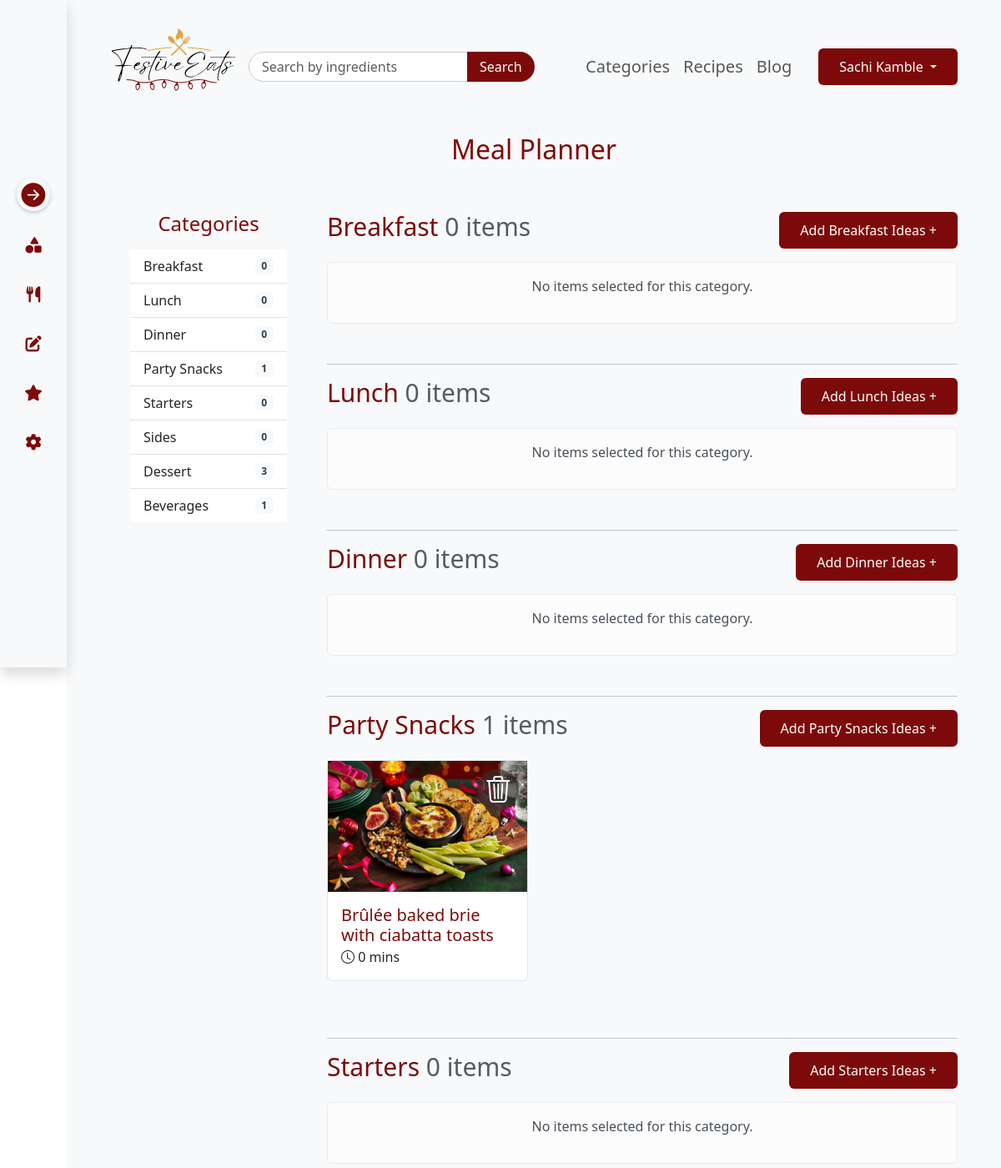
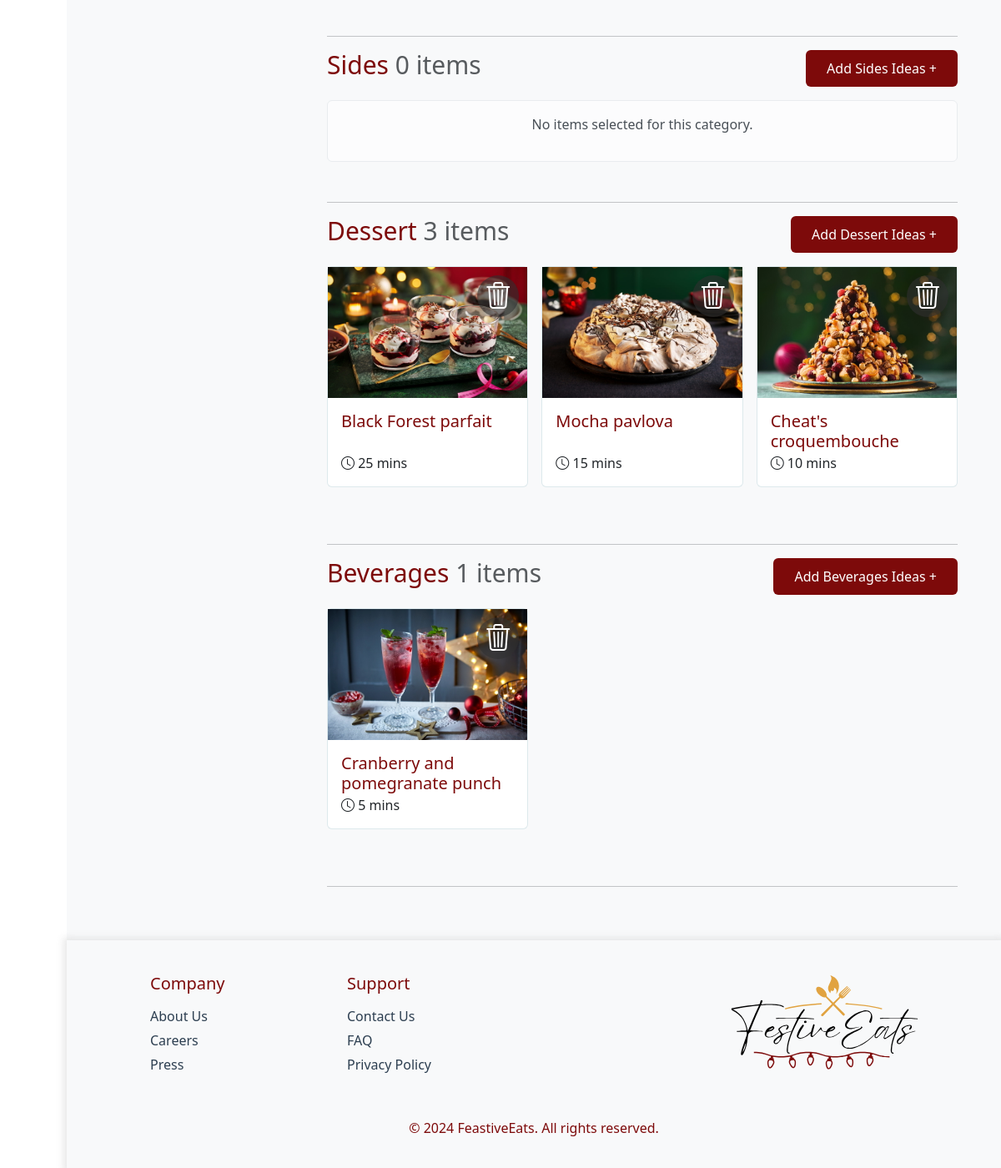
/meal_plan/ (signed in), run on the app's committed database (2 pictures, top to bottom).
### account/models.py (models this page shows, shortened)
class CustomUser(AbstractUser):
    email = models.EmailField(unique=True)  # Make email unique
    first_name = models.CharField(max_length=50)
    last_name = models.CharField(max_length=50)
    user_permissions=models.ManyToManyField('auth.Permission',related_name='account_user_permission_set',blank=True)
    groups = models.ManyToManyField('auth.Group',related_name='account_user_set',blank=True)
    USERNAME_FIELD = 'email' # Use email as the username field
    REQUIRED_FIELDS = ['username']
    class Meta:
        indexes = [
            models.Index(fields=['username']),
            models.Index(fields=['email']),
        ]

class Category(models.Model):
    name = models.CharField(max_length=50, choices=CATEGORY_CHOICES)
    tagline = models.CharField(max_length=255, blank=True, null=True, default="Fun Tagline")

class MealPlan(models.Model):
    user = models.ForeignKey(CustomUser, on_delete=models.CASCADE, related_name='meal_plans')
    recipe = models.ForeignKey(Recipe, on_delete=models.CASCADE, related_name='meal_plans')
    category = models.ForeignKey(Category, on_delete=models.CASCADE)
    added_at = models.DateTimeField(auto_now_add=True)

class Recipe(models.Model):
    user = models.ForeignKey(CustomUser, on_delete=models.CASCADE, related_name='recipes')
    name = models.CharField(max_length=255)
    description = models.TextField()
    category = models.ForeignKey(
        'Category',  # Reference the model name
        on_delete=models.CASCADE,  # Ensure cascading delete
       related_name='cat_recipes',  # Optional: Reverse lookup name
        null=True,  # Allow null if needed
        blank=True  # Allow empty value in forms
    )
    dietary_preference = models.CharField(max_length=50, choices=DIETARY_PREFERENCES)
    ingredients = models.TextField(help_text="Enter each ingredient on a new line.")
    cooking_instructions = models.TextField()
    serving_options = models.CharField(max_length=255, choices=SERVING_OPTIONS)
    preparation_time = models.PositiveIntegerField(help_text="Time in minutes")
    cooking_time = models.PositiveIntegerField(help_text="Time in minutes")
    additional_notes = models.TextField(blank=True, null=True)
    difficulty_level = models.CharField(max_length=10, choices=DIFFICULTY_LEVELS)
    image = models.ImageField(upload_to='recipe_images/', null=True, blank=True)
    created_at = models.DateTimeField(auto_now_add=True)
    updated_at = models.DateTimeField(auto_now=True)

### account/views.py (the view)
# urls.py: path('meal_plan/',views.meal_plan,name='meal_plan'),
@login_required
def meal_plan(request):
    categories = Category.objects.all()
    user_meal_plans = MealPlan.objects.filter(user=request.user).select_related('recipe', 'category')
    for category in categories:
        category.user_recipes = user_meal_plans.filter(category=category)
    context = {
        'categories': categories,
    }
    return render(request, 'meal_plan.html', context)

### templates/meal_plan.html (shortened to what this page needs)
{% extends "base_autheticated.html" %}
{% load static %}
{% block content %}
<div class="card_wrapper">
    <div class="row text-center">
        <h2 class="head_text">Meal Planner</h2>
    </div>
    <div class="row d-flex" style="margin: 0px 40px;">
        <aside class="col-md-3 bg-light py-4">
            <h4 class="text-center mb-3 mt-4" style="color: #2C3E50;">Categories</h4>
            <ul class="list-group list-group-flush mx-4">
                {% for category in categories %}
                <li class="list-group-item d-flex justify-content-between align-items-center">
                    {{ category.name }}
                    <span class="badge">{{ category.user_recipes.count }}</span>
                </li>
                {% endfor %}
            </ul>
        </aside>
        <main class="col-md-9 bg-light py-5">
            {% for category in categories %}
            <div class="category-section mb-5">
                <div class="d-flex justify-content-between align-items-center mb-3">
                    <h3 class="Category-Title">{{ category.name }}
                        <span class="text-muted">{{ category.user_recipes.count }} items</span>
                    </h3>
                    <a href="{% url 'recipe_list_by_id' category.id %}">
                        <button class="btn btn-primary">Add {{ category.name }} Ideas +</button>
                    </a>
                </div>
                {% if category.user_recipes.exists %}
                <div class="row row-cols-1 row-cols-md-2 row-cols-lg-3 row-cols-xxl-4 g-3">
                    {% for mealplan in category.user_recipes %}
                    <div class="col">
                        <div class="card recipe_card">
                            <div class="card_img_box">
                                <img class="img-fluid w-100"
                                     src="{{ mealplan.recipe.image.url|default:'images/default_recipe.png' }}">
                                <div class="img_icon">
                                    <a href="{% url 'remove_from_mealplan' mealplan.recipe.id %}"><i class="bi bi-trash3"></i></a>
                                </div>
                            </div>
                            <div class="card-body">
                            <div class="" style="height: 50px;">
                                <a href="{% url 'recipe_detail' mealplan.recipe.id %}" class="nav-link"><h5 class="card-title mb-4">{{ mealplan.recipe.name }}</h5></a>
                            </div>
                                <i class="bi bi-clock"></i>
                                <span class="card-text">{{ mealplan.recipe.preparation_time }} mins</span>
                            </div>
                        </div>
                    </div>
                    {% endfor %}
                </div>
                {% else %}
                <div class="alert alert-light text-center">
                    <p>No items selected for this category.</p>
                </div>
                {% endif %}
            </div>
            <hr>
            {% endfor %}
        </main>
    </div>
</div>
{% endblock content %}

### templates/base_autheticated.html (shortened to what this page needs)
{% load static %}
<!DOCTYPE html>
<html lang="en">
<head>
    <link href="https://cdn.jsdelivr.net/npm/bootstrap@5.3.3/dist/css/bootstrap.min.css" rel="stylesheet">
    <link rel="stylesheet" href="{% static 'css/style.css' %}">
    <link rel="stylesheet" href="https://cdn.jsdelivr.net/npm/bootstrap-icons@1.11.3/font/bootstrap-icons.min.css">
</head>
<body>
<div class="d-flex">
<nav class="sidebar shadow">
    <label for="sidebar-toggle" class="toggle-btn">
        <i class="bi bi-arrow-right-circle-fill"></i>
    </label>
    <ul class="list-unstyled">
        <li>
            <a href="{% url 'category' %}" class="sidebar-item">
                <i class="fa-solid fa-shapes"></i>
            </a>
        </li>
        <li>
            <a href="{% url 'meal_plan' %}" class="sidebar-item">
                <i class="fas fa-utensils"></i>
            </a>
        </li>
        <li>
            <a href="{% url 'add_recipe' %}" class="sidebar-item">
                <i class="fa-solid fa-pen-to-square"></i>
            </a>
        </li>
        <li>
            <a href="#" class="sidebar-item">
                <i class="fas fa-star"></i>
            </a>
        </li>
        <li>
            <a href="#" class="sidebar-item">
                <i class="fas fa-cog"></i>
            </a>
        </li>
    </ul>
</nav>
<div class="content-wrapper">
    <div class="nav-content" style="margin:20px 40px;">
        <nav class="navbar navbar-expand-lg bg-body-tertiary">
            <div class="container-fluid align-items-center">
                <a class="navbar-brand mb-3" href="{% url 'category' %}"><img src="{% static 'images/FestiveEats Logo.svg' %}" alt=""></a>
                <form class="d-flex ms-auto search-form" role="search" action="{% url 'recipe_list' %}" method="get">
                    <div class="input-group">
                        <input class="form-control search-input" id="button-addon2" type="search" placeholder="Search by ingredients" aria-label="Search" name="q">
                        <button class="btn btn-primary search-button" type="submit">Search</button>
                    </div>
                    </form>
                <div class="collapse navbar-collapse me-4" id="navbarTogglerDemo02">
                    <ul class="navbar-nav ms-auto mb-2 mb-lg-0" style="font-size:20px;">
                        <li class="nav-item">
                            <a class="nav-link" style="{% if request.resolver_match.url_name == 'category' %}color: #7D0A0A; {% endif %}" href="{% url 'category' %}">Categories</a>
                        </li>
                        <li class="nav-item">
                            <a class="nav-link" style="{% if request.resolver_match.url_name == 'recipe_list' %}color: #7D0A0A; {% endif %}" href="{% url 'recipe_list' %}" >Recipes</a>
                        </li>
                        <li class="nav-item">
                            <a class="nav-link" href="#">Blog</a>
                        </li>
                    </ul>
                </div>
                <div class="row d-flex">
                    <div class="col d-flex">
                        <div class="dropdown">
                            <button class="btn btn-primary dropdown-toggle" type="button" id="userDropdown" data-bs-toggle="dropdown" aria-expanded="false">
                                {{ user.first_name }} {{ user.last_name }}
                            </button>
                        </div>
                    </div>
                </div>
            </div>
        </nav>
    </div>
    {% block content %}
    {% endblock content %}
    <footer class="footer" >
        {% block footer %}
        <div class="container" style="padding: 20px 80px">
            <div class="row d-flex justify-content-start">
                <div class="col-md-4 col-lg-3">
                    <h5>Company</h5>
                    <ul class="list-unstyled">
                        <li>About Us</li>
                        <li>Careers</li>
                        <li>Press</li>
                    </ul>
                </div>
                <div class="col-lg-3">
                    <h5>Support</h5>
                    <ul class="list-unstyled">
                        <li>Contact Us</li>
                        <li>FAQ</li>
                        <li>Privacy Policy</li>
                    </ul>
                </div>
                <div class="ms-auto" style="width: 250px;">
                    <img src="{% static 'images/FestiveEats Logo.svg' %}" alt="FestiveEats Logo" class="img-fluid">
                </div>
            </div>
        </div>
        <p class="mt-3">&copy; 2024 FeastiveEats. All rights reserved.</p>
        {% endblock footer %}
    </footer>
</div>
</div>
</body>
</html>

### static/css/style.css (style rules this page uses)
.btn-primary { background-color: #7D0A0A; border: 0; padding: 10px 25px; display: inline-block; width: auto; }
.navbar-brand img { width: 150px; }
.search-form { display: flex; align-items: center; }
.search-input { border-radius: 20px; padding: 5px 15px; border: 1px solid #ccc; transition: border-color 0.3s; }
.search-button { margin-left: 10px; border-radius: 20px; padding: 5px 15px; background-color: #7D0A0A; color: white; border: none; transition: background-color 0.3s; }
.sidebar { width: 80px; min-height: 100vh; background-color: #F8F9FA; overflow: hidden; transition: width 0.3s ease-in-out; position: fixed; left: 0; display: flex; z-index: 1000; flex-direction: column; justify-content: center; }
.toggle-btn { display: flex; justify-content: center; align-items: center; margin: 0 auto; width: 40px; height: 40px; color: #7D0A0A; cursor: pointer; transform: translateY(-50%); z-index: 1100; font-size: 1.8rem; border-radius: 50%; box-shadow: 0 2px 5px rgba(0, 0, 0, 0.2); transition: right 0.3s ease-in-out; }
.sidebar ul { padding: 0; margin: 0; list-style: none; }
.sidebar-item { display: flex; text-decoration: none; color: #7D0A0A; padding: 10px 15px; transition: background 0.2s; justify-content: left; align-items: center; margin-bottom: 15px; margin-left: 5px; }
.sidebar-item i { font-size: 1.2rem; margin-right: 10px; min-width: 40px; text-align: center; }
.content-wrapper { display: flex; flex-direction: column; flex: 1; margin-left: 80px; transition: margin-left 0.3s ease-in-out; min-height: 100vh; background-color: #F8F9FA; }
.card-body { position: relative; }
.recipe_card { background-color: #fff; transition: transform 0.3s; margin-bottom: 20px; position: relative; border: 1px solid #005a7522; }
.img_icon { position: absolute; top: 10px; right: 10px; width: 50px; height: 50px; background-color: #31313196; border-radius: 50%; display: inline-block; text-align: center; }
.img_icon i { font-size: 2.0rem; color: #ffffff; cursor: pointer; display: inline-block; }
.footer { background-color: #F8F9FA; color: #7D0A0A; text-align: center; padding: 20px; margin-top: auto; box-shadow: 0px 1px 8px 4px #d0d0d07b; }
footer h5 { margin-bottom: 15px; text-align: start; color: #2C3E50; }
footer ul { padding: 0; list-style: none; text-align: start; color: #2C3E50; }
footer ul li { margin-bottom: 5px; text-align: start; color: #2C3E50; }
.Category-Title { color: #7D0A0A; font-size: 30px; }
.list-group-item .badge { color: #2C3E50; background-color: #F8F9FA; }
.list-group { background-color: #F8F9FA; }

### templates/base_autheticated.html (style rules this page uses)
h1, h2, h3, h4, h5, h6 { color: #7D0A0A !important; }

### data on the page
CustomUser: first_name "Sachi", last_name "Kamble"
Category: name "Breakfast", user_recipes.count "0", shows "No items selected for this category."
Category: name "Lunch", user_recipes.count "0", shows "No items selected for this category."
Category: name "Dinner", user_recipes.count "0", shows "No items selected for this category."
Category: name "Party Snacks", user_recipes.count "1"
Category: name "Starters", user_recipes.count "0", shows "No items selected for this category."
Category: name "Sides", user_recipes.count "0", shows "No items selected for this category."
Category: name "Dessert", user_recipes.count "3"
Category: name "Beverages", user_recipes.count "1"
MealPlan: recipe.image (picture), recipe.name "Brûlée baked brie with ciabatta toasts", recipe.preparation_time "0"
MealPlan: recipe.image (picture), recipe.name "Black Forest parfait", recipe.preparation_time "25"
MealPlan: recipe.image (picture), recipe.name "Mocha pavlova", recipe.preparation_time "15"
MealPlan: recipe.image (picture), recipe.name "Cheat's croquembouche", recipe.preparation_time "10"
MealPlan: recipe.image (picture), recipe.name "Cranberry and pomegranate punch", recipe.preparation_time "5"
